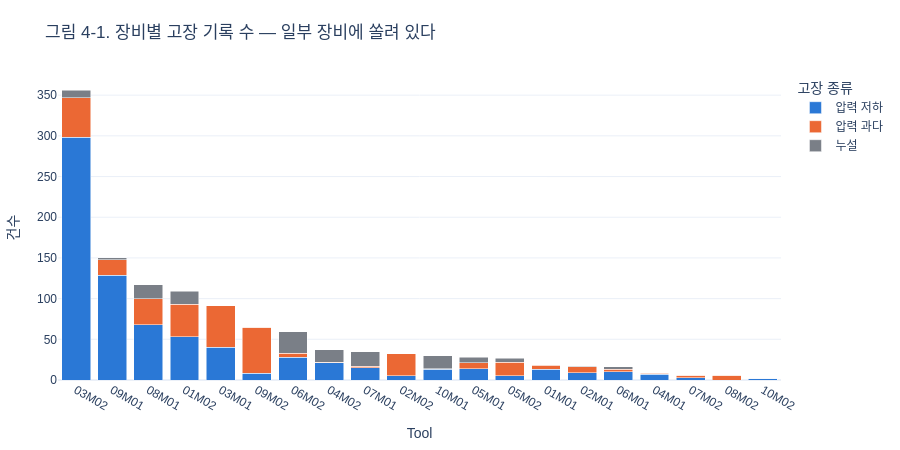

Write notebook code for a chart like this one.
### Markdown cell above
## 4. 데이터 시각화·상세 분석

### 4-1. 장비별 고장 분포 (Q3)

고장 건수가 장비에 몰려 있으면, 학습·검증에 같은 장비가 섞일 때 점수가 부풀려진다. 장비 단위로 나눠 평가해야 하는 이유다.

### Code cell
tot = fc.sum(axis=1).sort_values(ascending=False)
share = (tot / tot.sum() * 100).round(1)
display(pd.DataFrame({'고장 기록': tot, '전체 대비(%)': share, '누적(%)': share.cumsum().round(1)}).head(8))

fig = px.bar(fc.loc[tot.index].reset_index().melt(id_vars='Tool', var_name='고장 종류', value_name='건수'),
             x='Tool', y='건수', color='고장 종류', barmode='stack',
             color_discrete_sequence=['#2a78d6', '#eb6834', '#7a7f87'],
             title='그림 4-1. 장비별 고장 기록 수 — 일부 장비에 쏠려 있다')
show(fig, 450)
top = tot.index[0]
print(f'가장 많은 {top}: {tot.iloc[0]}건({share.iloc[0]}%), 가장 적은 {tot.index[-1]}: {tot.iloc[-1]}건')

### Figure 1 — Plotly figure (JSON) as saved in the notebook; plotly's stock layout.template omitted (floating-point values rounded to 4 significant figures)
{"data": [{"hovertemplate": "고장 종류=압력 저하<br>Tool=%{x}<br>건수=%{y}<extra></extra>", "legendgroup": "압력 저하", "marker": {"color": "#2a78d6", "pattern": {"shape": ""}}, "name": "압력 저하", "orientation": "v", "showlegend": true, "textposition": "auto", "type": "bar", "x": ["03M02", "09M01", "08M01", "01M02", "03M01", "09M02", "06M02", "04M02", "07M01", "02M02", "10M01", "05M01", "05M02", "01M01", "02M01", "06M01", "04M01", "07M02", "08M02", "10M02"], "xaxis": "x", "y": [298, 129, 68, 53, 40, 8, 28, 21, 15, 5, 13, 14, 5, 13, 9, 10, 7, 3, 0, 2], "yaxis": "y"}, {"hovertemplate": "고장 종류=압력 과다<br>Tool=%{x}<br>건수=%{y}<extra></extra>", "legendgroup": "압력 과다", "marker": {"color": "#eb6834", "pattern": {"shape": ""}}, "name": "압력 과다", "orientation": "v", "showlegend": true, "textposition": "auto", "type": "bar", "x": ["03M02", "09M01", "08M01", "01M02", "03M01", "09M02", "06M02", "04M02", "07M01", "02M02", "10M01", "05M01", "05M02", "01M01", "02M01", "06M01", "04M01", "07M02", "08M02", "10M02"], "xaxis": "x", "y": [49, 19, 32, 40, 51, 57, 5, 1, 2, 27, 1, 7, 17, 5, 7, 3, 1, 3, 6, 0], "yaxis": "y"}, {"hovertemplate": "고장 종류=누설<br>Tool=%{x}<br>건수=%{y}<extra></extra>", "legendgroup": "누설", "marker": {"color": "#7a7f87", "pattern": {"shape": ""}}, "name": "누설", "orientation": "v", "showlegend": true, "textposition": "auto", "type": "bar", "x": ["03M02", "09M01", "08M01", "01M02", "03M01", "09M02", "06M02", "04M02", "07M01", "02M02", "10M01", "05M01", "05M02", "01M01", "02M01", "06M01", "04M01", "07M02", "08M02", "10M02"], "xaxis": "x", "y": [9, 2, 17, 16, 0, 0, 26, 15, 18, 0, 16, 7, 5, 1, 1, 3, 1, 0, 0, 0], "yaxis": "y"}], "layout": {"barmode": "stack", "font": {"family": "Malgun Gothic, sans-serif"}, "height": 450, "legend": {"title": {"text": "고장 종류"}, "tracegroupgap": 0}, "margin": {"b": 70, "l": 30, "r": 30, "t": 75}, "title": {"text": "그림 4-1. 장비별 고장 기록 수 — 일부 장비에 쏠려 있다"}, "xaxis": {"anchor": "y", "domain": [0.0, 1.0], "title": {"text": "Tool"}}, "yaxis": {"anchor": "x", "domain": [0.0, 1.0], "title": {"text": "건수"}}}}
